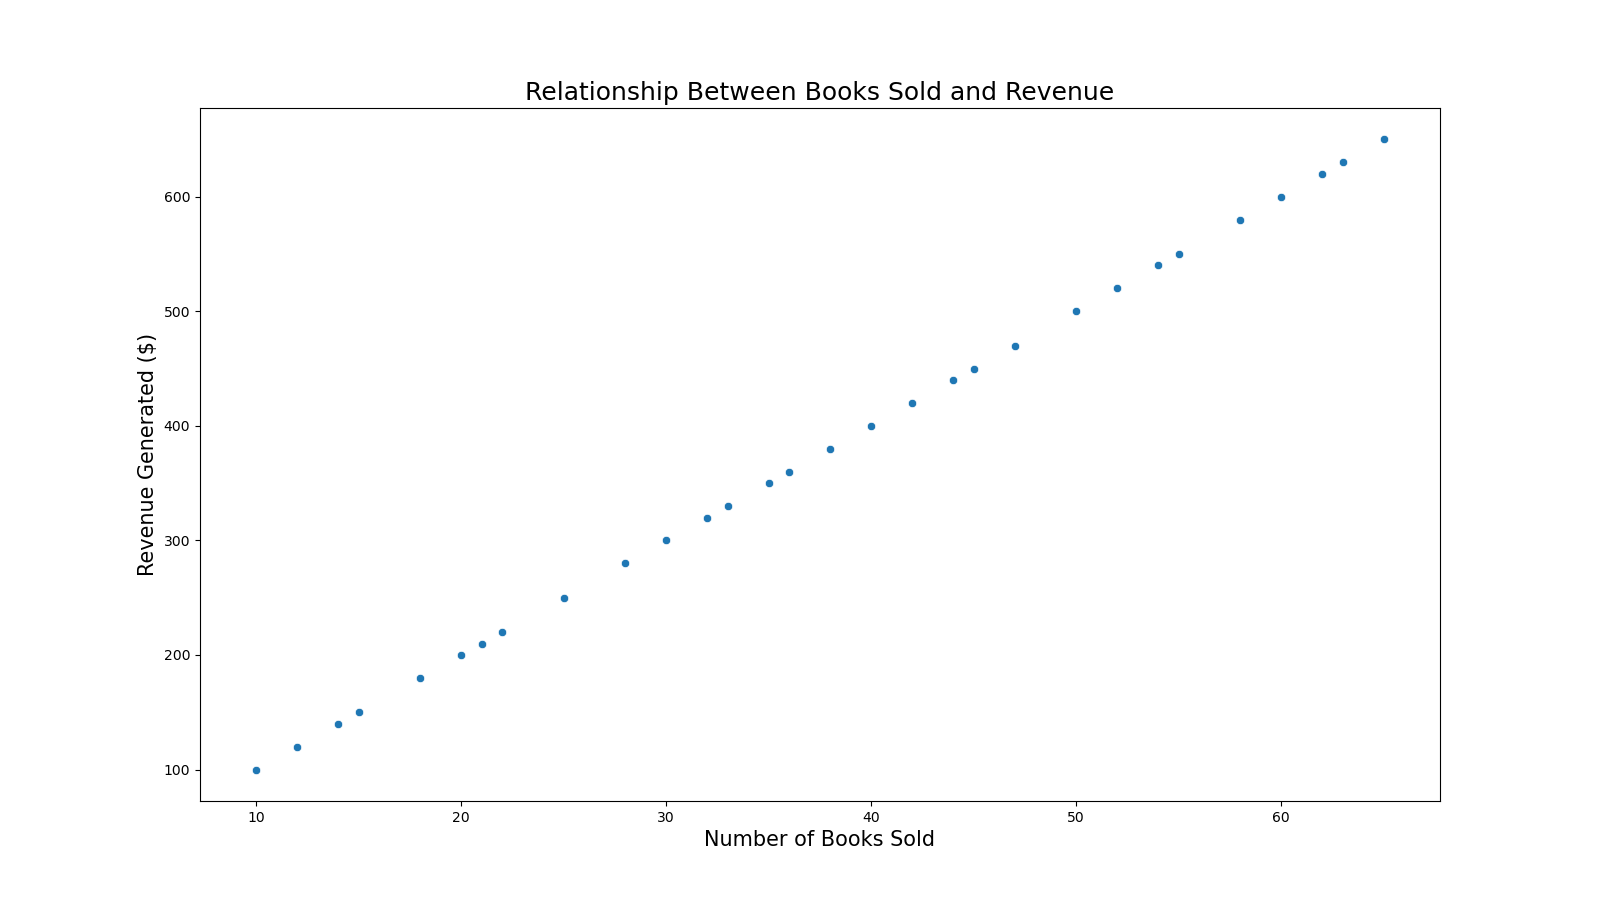

Write Python code to recreate this figure.

import seaborn as sns
import pandas as pd
import matplotlib.pyplot as plt

# Data
data = {
    'Day': [1, 2, 3, 4, 5, 6, 7, 8, 9, 10, 11, 12, 13, 14, 15,
            16, 17, 18, 19, 20, 21, 22, 23, 24, 25, 26, 27, 28, 29, 30],
    'BooksSold': [10, 15, 12, 18, 14, 20, 22, 25, 21, 28, 30, 32, 35, 33, 36,
                  38, 40, 42, 45, 44, 47, 50, 52, 55, 54, 58, 60, 62, 65, 63],
    'Revenue': [100, 150, 120, 180, 140, 200, 220, 250, 210, 280, 300, 320, 350, 330, 360,
                380, 400, 420, 450, 440, 470, 500, 520, 550, 540, 580, 600, 620, 650, 630]
}

df = pd.DataFrame(data)

# Plot
plt.figure(figsize=(16, 9))
scatterplot = sns.scatterplot(x='BooksSold', y='Revenue', data=df, color='#1f77b4')

scatterplot.set_title('Relationship Between Books Sold and Revenue', fontsize=18)
scatterplot.set_xlabel('Number of Books Sold', fontsize=15)
scatterplot.set_ylabel('Revenue Generated ($)', fontsize=15)

plt.show()
